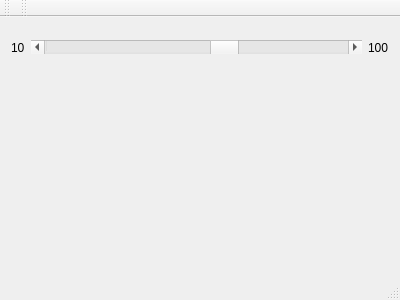
<?xml version="1.0" encoding="UTF-8"?>
<ui version="4.0">
 <class>MainWindow</class>
 <widget class="QMainWindow" name="MainWindow">
  <property name="geometry">
   <rect>
    <x>0</x>
    <y>0</y>
    <width>400</width>
    <height>300</height>
   </rect>
  </property>
  <property name="windowTitle">
   <string>MainWindow</string>
  </property>
  <widget class="QWidget" name="centralWidget">
   <layout class="QVBoxLayout" name="verticalLayout_2">
    <item>
     <layout class="QGridLayout" name="gridLayout">
      <item row="0" column="2">
       <widget class="QLabel" name="label_2">
        <property name="sizePolicy">
         <sizepolicy hsizetype="Preferred" vsizetype="Expanding">
          <horstretch>0</horstretch>
          <verstretch>0</verstretch>
         </sizepolicy>
        </property>
        <property name="text">
         <string>100</string>
        </property>
       </widget>
      </item>
      <item row="0" column="1">
       <widget class="QScrollBar" name="slider">
        <property name="sizePolicy">
         <sizepolicy hsizetype="Expanding" vsizetype="Fixed">
          <horstretch>0</horstretch>
          <verstretch>50</verstretch>
         </sizepolicy>
        </property>
        <property name="maximumSize">
         <size>
          <width>16777215</width>
          <height>16777215</height>
         </size>
        </property>
        <property name="maximum">
         <number>100</number>
        </property>
        <property name="value">
         <number>60</number>
        </property>
        <property name="orientation">
         <enum>Qt::Horizontal</enum>
        </property>
       </widget>
      </item>
      <item row="1" column="1">
       <spacer name="verticalSpacer">
        <property name="orientation">
         <enum>Qt::Vertical</enum>
        </property>
        <property name="sizeHint" stdset="0">
         <size>
          <width>20</width>
          <height>200</height>
         </size>
        </property>
       </spacer>
      </item>
      <item row="0" column="0">
       <widget class="QLabel" name="label">
        <property name="sizePolicy">
         <sizepolicy hsizetype="Preferred" vsizetype="Expanding">
          <horstretch>0</horstretch>
          <verstretch>0</verstretch>
         </sizepolicy>
        </property>
        <property name="maximumSize">
         <size>
          <width>16777215</width>
          <height>16777215</height>
         </size>
        </property>
        <property name="text">
         <string>10</string>
        </property>
       </widget>
      </item>
     </layout>
    </item>
   </layout>
   <zorder>label</zorder>
   <zorder>slider</zorder>
   <zorder>label</zorder>
   <zorder></zorder>
  </widget>
  <widget class="QMenuBar" name="menuBar">
   <property name="geometry">
    <rect>
     <x>0</x>
     <y>0</y>
     <width>400</width>
     <height>25</height>
    </rect>
   </property>
  </widget>
  <widget class="QToolBar" name="mainToolBar">
   <attribute name="toolBarArea">
    <enum>TopToolBarArea</enum>
   </attribute>
   <attribute name="toolBarBreak">
    <bool>false</bool>
   </attribute>
  </widget>
  <widget class="QStatusBar" name="statusBar"/>
  <widget class="QToolBar" name="toolBar">
   <property name="windowTitle">
    <string>toolBar</string>
   </property>
   <attribute name="toolBarArea">
    <enum>TopToolBarArea</enum>
   </attribute>
   <attribute name="toolBarBreak">
    <bool>false</bool>
   </attribute>
  </widget>
 </widget>
 <layoutdefault spacing="6" margin="11"/>
 <resources/>
 <connections/>
</ui>
